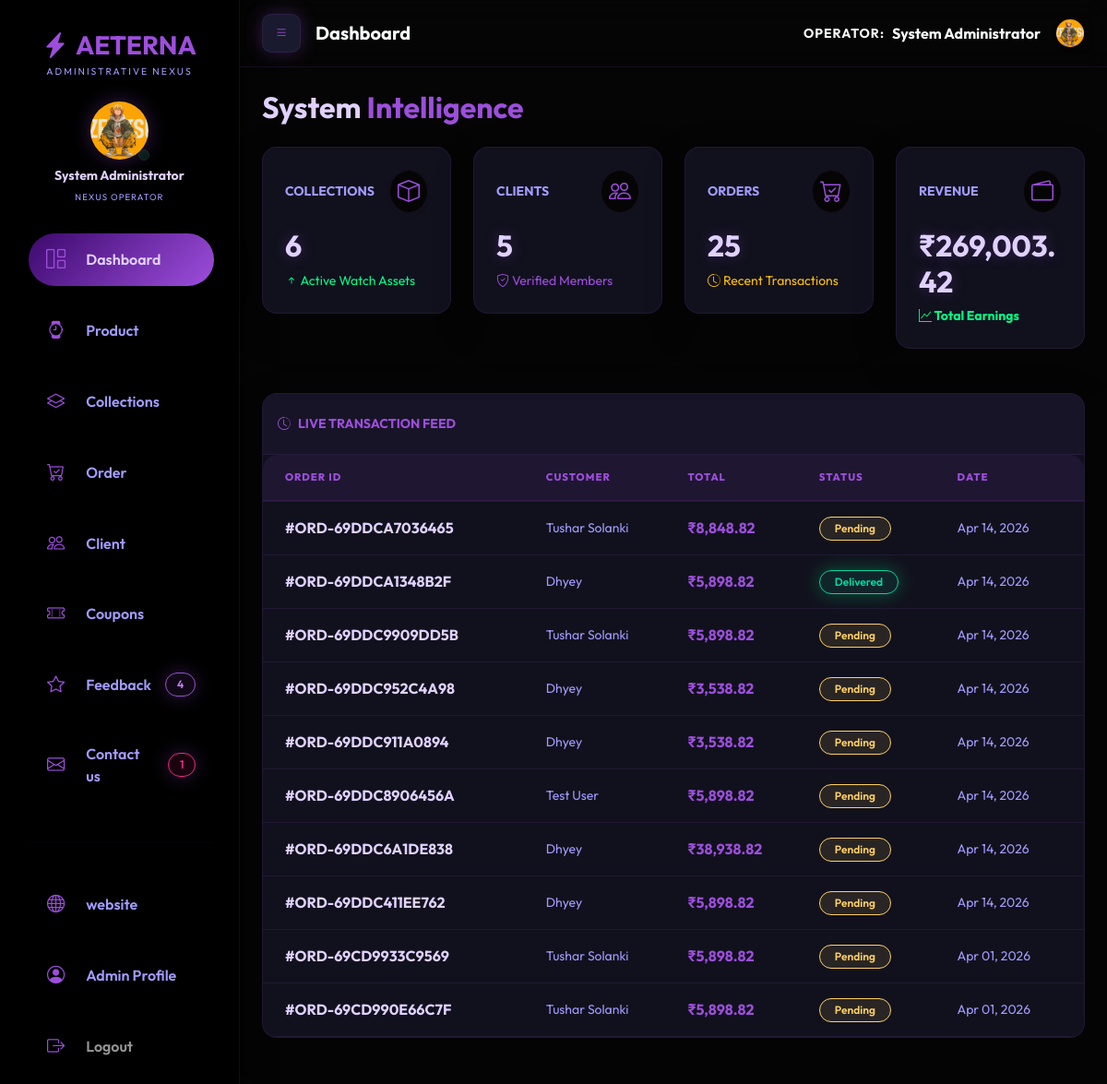
Page /admin/index.php (signed in) on the committed database.
### tables this page shows
CREATE TABLE `orders` (
  `id` int(11) NOT NULL,
  `user_id` int(11) NOT NULL,
  `order_number` varchar(50) NOT NULL,
  `full_name` varchar(100) NOT NULL,
  `email` varchar(100) NOT NULL,
  `phone` varchar(20) NOT NULL,
  `shipping_address` text NOT NULL,
  `billing_address` text DEFAULT NULL,
  `city` varchar(100) NOT NULL,
  `state` varchar(100) NOT NULL,
  `zip_code` varchar(20) NOT NULL,
  `country` varchar(100) NOT NULL DEFAULT 'India',
  `subtotal` decimal(10,2) NOT NULL,
  `discount` decimal(10,2) DEFAULT 0.00,
  `tax` decimal(10,2) DEFAULT 0.00,
  `total` decimal(10,2) NOT NULL,
  `payment_method` enum('COD','Online') NOT NULL,
  `payment_status` enum('Pending','Completed','Failed') DEFAULT 'Pending',
  `order_status` enum('Pending','Processing','Shipped','Delivered','Cancelled') DEFAULT 'Pending',
  `coupon_code` varchar(50) DEFAULT NULL,
  `razorpay_order_id` varchar(255) DEFAULT NULL,
  `razorpay_payment_id` varchar(255) DEFAULT NULL,
  `razorpay_signature` varchar(255) DEFAULT NULL,
  `order_notes` text DEFAULT NULL,
  `created_at` timestamp NULL DEFAULT current_timestamp(),
  `updated_at` timestamp NULL DEFAULT current_timestamp() ON UPDATE current_timestamp()
);

### admin/index.php (the view, shortened to what the rows shown need)
<?php
require_once '../includes/config.php';
$admin = getCurrentAdmin($conn);
$stats = [];
$stmt = $conn->query("SELECT COUNT(*) as total FROM products WHERE is_active = 1");
$stats['products'] = $stmt->fetch()['total'];
$stmt = $conn->query("SELECT COUNT(*) as total FROM users WHERE is_active = 1");
$stats['users'] = $stmt->fetch()['total'];
$stmt = $conn->query("SELECT COUNT(*) as total FROM orders");
$stats['orders'] = $stmt->fetch()['total'];
$stmt = $conn->query("SELECT COALESCE(SUM(total), 0) as revenue FROM orders WHERE order_status != 'Cancelled'");
$stats['revenue'] = $stmt->fetch()['revenue'];
$stmt = $conn->query("SELECT * FROM orders ORDER BY created_at DESC LIMIT 10");
$recentOrders = $stmt->fetchAll();
include 'includes/header.php';
?>
<div class="fade-in-up">
    <h2 class="fw-bold mb-4 text-white">System <span class="text-primary-purple">Intelligence</span></h2>
</div>
<div class="row g-4 mb-5">
    <div class="col-md-3 fade-in-up stagger-1">
        <div class="card stat-card border-0 shadow-lg">
            <div class="card-body p-4">
                <h2 class="fw-bold mb-0 text-white"><?php echo $stats['products']; ?></h2>
            </div>
        </div>
    </div>
    <div class="col-md-3 fade-in-up stagger-2">
        <div class="card stat-card border-0 shadow-lg">
            <div class="card-body p-4">
                <h2 class="fw-bold mb-0 text-white"><?php echo $stats['users']; ?></h2>
            </div>
        </div>
    </div>
    <div class="col-md-3 fade-in-up stagger-3">
        <div class="card stat-card border-0 shadow-lg">
            <div class="card-body p-4">
                <h2 class="fw-bold mb-0 text-white"><?php echo $stats['orders']; ?></h2>
            </div>
        </div>
    </div>
    <div class="col-md-3 fade-in-up stagger-4">
        <div class="card stat-card border-0 shadow-lg">
            <div class="card-body p-4">
                <h2 class="fw-bold mb-0 text-white"><?php echo formatPrice($stats['revenue']); ?></h2>
            </div>
        </div>
    </div>
</div>
<div class="card fade-in-up stagger-4 border-0 shadow-lg overflow-hidden">
    <div class="card-body p-0">
        <div class="table-responsive">
            <table class="table table-hover mb-0 align-middle">
                <thead>
                    <tr>
                        <th class="ps-4 py-3 border-0">Order ID</th>
                        <th class="py-3 border-0">Customer</th>
                        <th class="py-3 border-0">Total</th>
                        <th class="py-3 border-0">Status</th>
                        <th class="pe-4 py-3 border-0">Date</th>
                    </tr>
                </thead>
                <tbody>
                    <?php if (empty($recentOrders)): ?>
                    <tr>
                        <td colspan="5" class="text-center py-5 text-muted">No recent orders discovered yet.</td>
                    </tr>
                    <?php else: ?>
                    <?php foreach ($recentOrders as $order): ?>
                    <tr class="transition-all" style="cursor: pointer" onclick="window.location.href='order-detail.php?id=<?php echo $order['id']; ?>'">
                        <td class="ps-4 fw-bold text-white">#<?php echo escapeOutput($order['order_number']); ?></td>
                        <td class="small text-muted"><?php echo escapeOutput($order['full_name']); ?></td>
                        <td class="fw-bold text-primary-purple"><?php echo formatPrice($order['total']); ?></td>
                        <td>
                            <?php if ($order['order_status'] == 'Delivered'): ?>
                                <span class="badge bg-success shadow-green rounded-pill px-3">Delivered</span>
                            <?php elseif ($order['order_status'] == 'Pending'): ?>
                                <span class="badge bg-warning rounded-pill px-3">Pending</span>
                            <?php elseif ($order['order_status'] == 'Cancelled'): ?>
                                <span class="badge bg-danger rounded-pill px-3">Cancelled</span>
                            <?php else: ?>
                                <span class="badge bg-secondary rounded-pill px-3"><?php echo $order['order_status']; ?></span>
                            <?php endif; ?>
                        </td>
                        <td class="pe-4 text-muted small"><?php echo date('M d, Y', strtotime($order['created_at'])); ?></td>
                    </tr>
                    <?php endforeach; ?>
                    <?php endif; ?>
                </tbody>
            </table>
        </div>
    </div>
</div>
<?php include 'includes/footer.php'; ?>

### admin/includes/header.php (shortened to what the rows shown need)
<!DOCTYPE html>
<html lang="en">
<head>
    <link href="https://cdn.jsdelivr.net/npm/bootstrap@5.3.0/dist/css/bootstrap.min.css" rel="stylesheet">
    <link rel="stylesheet" href="https://cdn.jsdelivr.net/npm/bootstrap-icons@1.11.0/font/bootstrap-icons.css">
    <link rel="stylesheet" href="<?php echo SITE_URL; ?>/admin/assets/css/style.css">
</head>
<body>
    <div class="d-flex">
        <?php include 'includes/sidebar.php'; ?>
        <div class="flex-grow-1 main-content" style="min-width:0;">
            <nav class="navbar navbar-expand-lg px-3 px-md-4 border-bottom border-purple"
                 style="background: var(--glass-purple); backdrop-filter: blur(15px); -webkit-backdrop-filter: blur(15px);">
                <div class="ms-auto d-flex align-items-center gap-2 flex-shrink-0">
                    <div class="d-lg-flex align-items-center gap-2">
                        <span class="text-muted small text-uppercase fw-bold" style="letter-spacing:1px;">Operator:</span>
                        <strong class="text-white"><?php echo escapeOutput($admin['full_name']); ?></strong>
                    </div>
                    <div class="ms-2">
                        <?php if ($admin['profile_image']): ?>
                            <a href="<?php echo SITE_URL; ?>/admin/profile.php">
                                <img src="<?php echo SITE_URL; ?>/uploads/admins/<?php echo $admin['profile_image']; ?>"
                                     class="rounded-circle border border-purple shadow-sm hover-scale"
                                     style="width: 32px; height: 32px; object-fit: cover;">
                            </a>
                        <?php else: ?>
                            <a href="<?php echo SITE_URL; ?>/admin/profile.php" class="text-primary-purple h4 mb-0">
                                <i class="bi bi-person-circle"></i>
                            </a>
                        <?php endif; ?>
                    </div>
                </div>
            </nav>
            <div class="p-3 p-md-4">

### admin/includes/sidebar.php (shortened to what the rows shown need)
<div id="sidebar" class="sidebar p-3 border-end border-purple" style="background: var(--sidebar-dark);">
    <div class="sidebar-user-panel px-3 mb-4 text-center">
        <div class="position-relative d-inline-block mb-2">
            <?php if ($admin['profile_image']): ?>
                <img src="<?php echo SITE_URL; ?>/uploads/admins/<?php echo $admin['profile_image']; ?>"
                     class="rounded-circle shadow-glow pulse-purple border border-purple"
                     style="width: 65px; height: 65px; object-fit: cover;">
            <?php endif; ?>
            <span class="position-absolute bottom-0 end-0 bg-success border border-dark rounded-circle p-1" style="width:12px; height:12px;"></span>
        </div>
        <h6 class="text-white mb-0 fw-bold small"><?php echo escapeOutput($admin['full_name']); ?></h6>
        <span class="text-muted" style="font-size: 0.6rem; letter-spacing: 1px;">NEXUS OPERATOR</span>
    </div>
</div>

### rows in the picture
orders: order_number "ORD-69DDCA7036465", full_name "Tushar Solanki", total "₹8,848.82", order_status "Pending", created_at "Apr 14, 2026"
orders: order_number "ORD-69DDCA1348B2F", full_name "Dhyey", total "₹5,898.82", order_status "Delivered", created_at "Apr 14, 2026"
orders: order_number "ORD-69DDC9909DD5B", full_name "Tushar Solanki", total "₹5,898.82", order_status "Pending", created_at "Apr 14, 2026"
orders: order_number "ORD-69DDC952C4A98", full_name "Dhyey", total "₹3,538.82", order_status "Pending", created_at "Apr 14, 2026"
orders: order_number "ORD-69DDC911A0894", full_name "Dhyey", total "₹3,538.82", order_status "Pending", created_at "Apr 14, 2026"
orders: order_number "ORD-69DDC8906456A", full_name "Test User", total "₹5,898.82", order_status "Pending", created_at "Apr 14, 2026"
orders: order_number "ORD-69DDC6A1DE838", full_name "Dhyey", total "₹38,938.82", order_status "Pending", created_at "Apr 14, 2026"
orders: order_number "ORD-69DDC411EE762", full_name "Dhyey", total "₹5,898.82", order_status "Pending", created_at "Apr 14, 2026"
orders: order_number "ORD-69CD9933C9569", full_name "Tushar Solanki", total "₹5,898.82", order_status "Pending", created_at "Apr 01, 2026"
orders: order_number "ORD-69CD990E66C7F", full_name "Tushar Solanki", total "₹5,898.82", order_status "Pending", created_at "Apr 01, 2026"

### other values in the picture
escapeOutput($admin['full_name']) "System Administrator"
$pendingCount "4"
$unreadCount "1"
$pageTitle "Dashboard"
$stats['products'] "6"
$stats['users'] "5"
$stats['orders'] "25"
formatPrice($stats['revenue']) "₹269,003.42"
